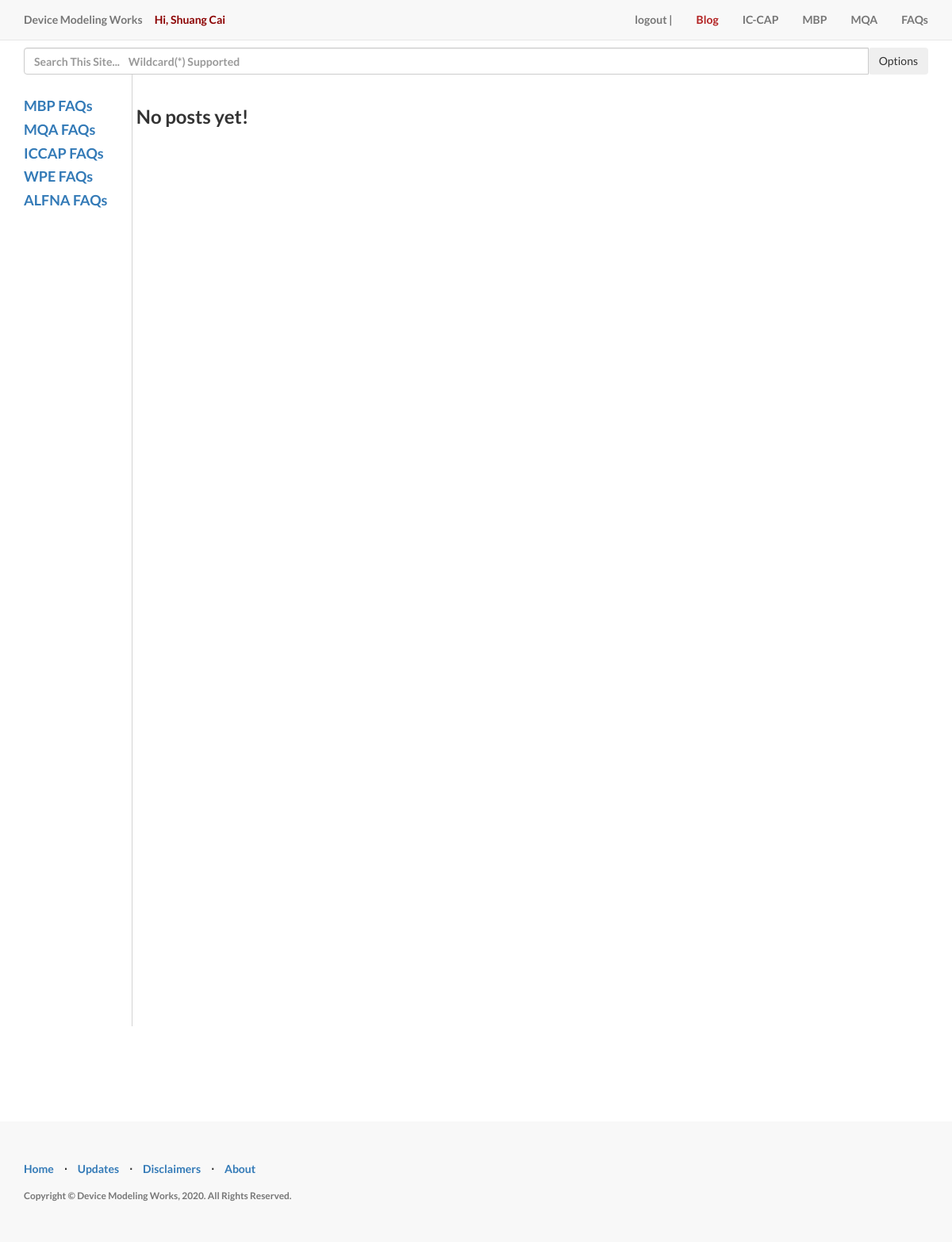
Page /wpefaq (signed in) on the earlier database version.
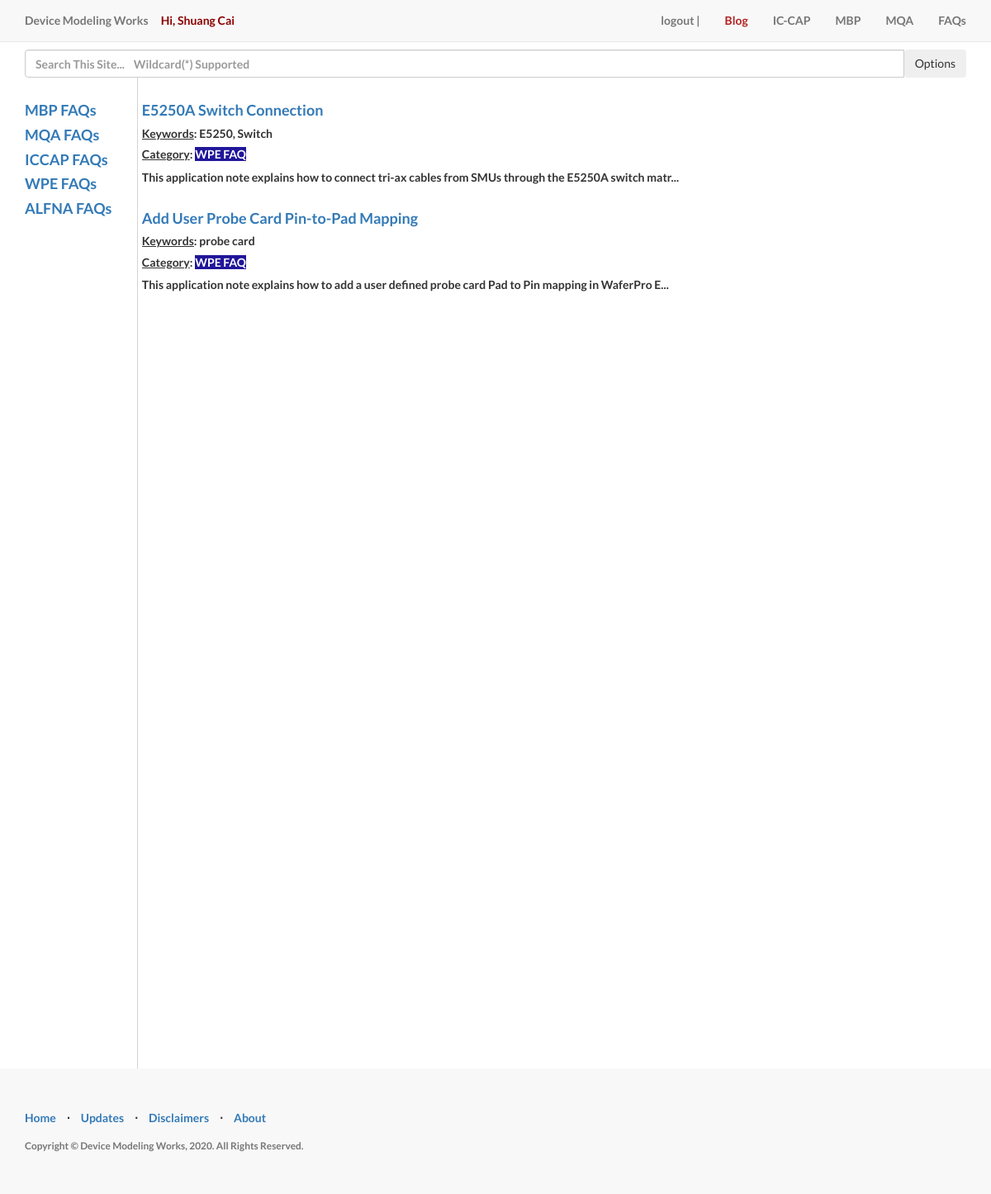
Same page on the later database version.
### __init__.py (models this page shows)
class Post(db.Model):
    __searchable__ = ['title', 'abs', 'content']
    id = db.Column(db.Integer(), primary_key=True)
    title = db.Column(db.String(255), unique=True)
    author_id = db.Column(db.Integer)
    abs = db.Column(db.String())
    content = db.Column(db.Text())
    create_date = db.Column(db.DateTime())
    category = db.Column(db.String(128))
    last_modify_date = db.Column(db.DateTime())
    route = db.Column(db.String(128))

### __init__.py (the view)
@app.route(route_wpefaq_list)
@login_required
def wpefaq():
    recordPostHistory(route_wpefaq_list)
    results = Post.query.filter(Post.category == 'wpefaq').order_by(desc(Post.create_date)).limit(displayUpto).all()
    return render_template('faq/wpe/wpefaqlist.html', slist=results, func=getCategory)

### __init__.py (called while the page is built, shortened)
def recordPostHistory(rt):
    id = -1  # anonymous, used for public
    if hasattr(current_user, 'id'):
        id = current_user.id
    if id == 3:  # 3 is Shuang Cai, no need to record myself. :)
        return

@app.context_processor
def inject_Search_Options():
    return searchOptions

def getCategory(txt):
    if txt == 'mbpst':
        return "MBP Script Tutorial"
    elif txt == "mbpfaq":
        return "MBP FAQ"
    elif txt == "wpefaq":
        return "WPE FAQ"
    elif txt == "alfnafaq":
        return "ALFNA FAQ"
    elif txt == "video":
        return "Video Demos"
    elif txt == "mqarules":
        return "MQA Rules"
    elif txt == "mqafaq":
        return "MQA FAQ"
    elif txt == "iccapfaq":
        return "ICCAP FAQ"
    elif txt == "blog":
        return "Blog"
    elif txt == "pyrfs":
        return "PyRFS"
    return "Other"

### templates/faq/wpe/wpefaqlist.html
{% extends "faq/faq_index.html" %}
{% block faqmain %}
{% if slist.__len__()>0 %}
<div style="height: 1000px; overflow:auto">
    {% for item in slist:%}
    <h4><a href="{{item.route}}">{{item.title}}</a></h4>
    <h5><u>Keywords</u>: {{item.abs}}</h5>
    <h5><u>Category</u>: <font style="background-color:#201699; color:#FFFFFF"> {{ func(item.category) }}</font></h5>
    {% if item.content.__len__()>110 %}
    {{item.content[:100]}}...
    {% else %}
    {{item.content}}
    {% endif %}
    <br/><br/>
    {% endfor %}
    {% else %}
    <h3>No posts yet!</I></h3>
    <br/><br/><br/>
    {% endif %}
</div>
<br>
<br>
<br>
<br>
{% endblock %}

Differences in the rows shown:
added Post: title "E5250A Switch Connection", abs "E5250, Switch", category "WPE FAQ", content "This application note explains how to connect tri-ax cables from SMUs through the E5250A switch matr"
added Post: title "Add User Probe Card Pin-to-Pad Mapping", abs "probe card", category "WPE FAQ", content "This application note explains how to add a user defined probe card Pad to Pin mapping in WaferPro E"
Other differences:
text no longer shown: "No posts yet!"
